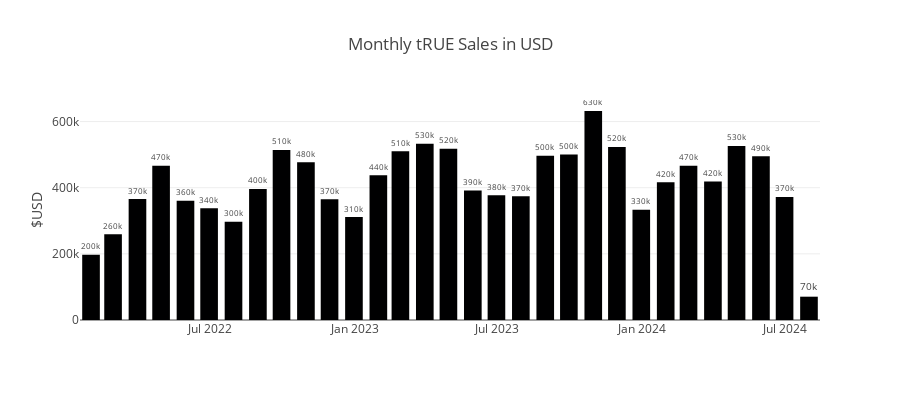

The notebook cell saved with this chart:
### Code cell
### check tRUE Sales (level_2) all years

px.bar(level_2[level_2.sale_origin=='dot'].set_index('date').groupby(pd.Grouper(freq='M'))['usd'].sum(),
        y='usd',
        labels={'usd':'$USD','date':''},
        text_auto=",.2s",
        title='Monthly tRUE Sales in USD',
        height=400).update_traces(textposition='outside')

### Figure 1 — Plotly figure (JSON) as saved in the notebook; plotly's stock layout.template omitted (floating-point values rounded to 4 significant figures)
{"data": [{"alignmentgroup": "True", "hovertemplate": "=%{x}<br>$USD=%{y}<extra></extra>", "legendgroup": "", "marker": {"color": "#000001", "pattern": {"shape": ""}}, "name": "", "offsetgroup": "", "orientation": "v", "showlegend": false, "textposition": "outside", "texttemplate": "%{y:,.2s}", "type": "bar", "x": ["2022-01-31T00:00:00", "2022-02-28T00:00:00", "2022-03-31T00:00:00", "2022-04-30T00:00:00", "2022-05-31T00:00:00", "2022-06-30T00:00:00", "2022-07-31T00:00:00", "2022-08-31T00:00:00", "2022-09-30T00:00:00", "2022-10-31T00:00:00", "2022-11-30T00:00:00", "2022-12-31T00:00:00", "2023-01-31T00:00:00", "2023-02-28T00:00:00", "2023-03-31T00:00:00", "2023-04-30T00:00:00", "2023-05-31T00:00:00", "2023-06-30T00:00:00", "2023-07-31T00:00:00", "2023-08-31T00:00:00", "2023-09-30T00:00:00", "2023-10-31T00:00:00", "2023-11-30T00:00:00", "2023-12-31T00:00:00", "2024-01-31T00:00:00", "2024-02-29T00:00:00", "2024-03-31T00:00:00", "2024-04-30T00:00:00", "2024-05-31T00:00:00", "2024-06-30T00:00:00", "2024-07-31T00:00:00"], "xaxis": "x", "y": [196900.0, 259400.0, 365600.0, 466000.0, 360700.0, 337900.0, 297100.0, 396300.0, 514300.0, 477000.0, 365400.0, 311100.0, 437800.0, 510100.0, 533000.0, 517700.0, 391500.0, 376900.0, 374000.0, 496600.0, 500400.0, 631800.0, 523300.0, 333000.0, 416300.0, 466200.0, 418900.0, 526000.0, 494900.0, 372000.0, 70460.0], "yaxis": "y"}], "layout": {"barmode": "relative", "height": 400, "legend": {"tracegroupgap": 0}, "title": {"text": "Monthly tRUE Sales in USD"}, "xaxis": {"anchor": "y", "domain": [0, 1], "title": {"text": ""}}, "yaxis": {"anchor": "x", "domain": [0, 1], "title": {"text": "$USD"}}}}
